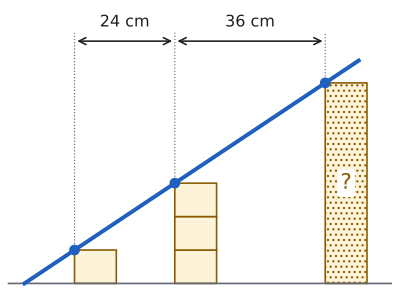

Generate this figure with Python:
import sys; sys.path.insert(0, "tools")
from cizim import *

# Kutu: yükseklik 8 cm, genişlik 10 cm. Rampa P=(0,0), eğim 2/3.
# 1 kutuluk yığının köşesi x=12 (8 cm), 3 kutuluk x=36 (24 cm), en yüksek yığın x=72 (48 cm = 6 kutu).
h, w, m = 8, 10, 2 / 3
for x0, n in [(12, 1), (36, 3), (72, 6)]: print(n, m * x0, n * h)
fig, ax = sekil(5.4, 3.9)
ax.set_aspect("equal"); ax.axis("off")
ax.plot([-4, 88], [0, 0], color=SOLUK, lw=1.2)
for x0, n in [(12, 1), (36, 3)]:
    for i in range(n):
        ax.add_patch(patches.Rectangle((x0, i * h), w, h, facecolor=SARI_ACIK, edgecolor=SARI, lw=1.2))
ax.add_patch(patches.Rectangle((72, 0), w, 48, facecolor=SARI_ACIK, edgecolor=SARI, lw=1.2, hatch="..."))
ax.text(77, 24, "?", ha="center", va="center", fontsize=16, color=SARI,
        bbox=dict(boxstyle="round,pad=0.15", facecolor="white", edgecolor="none"))
ax.plot([0, 80], [0, m * 80], color=MAVI, lw=3)
for x0, n in [(12, 1), (36, 3), (72, 6)]:
    nokta(ax, x0, n * h, renk=MAVI); ax.plot([x0, x0], [n * h, 60], color=SOLUK, lw=0.9, ls=":")
for xa, xb, t in [(12, 36, "24 cm"), (36, 72, "36 cm")]:
    ax.annotate("", xy=(xb, 58), xytext=(xa, 58), arrowprops=dict(arrowstyle="<->", color=YAZI, lw=1.2))
    ax.text((xa + xb) / 2, 62.5, t, ha="center", va="center", fontsize=12)
ax.set_xlim(-4, 88); ax.set_ylim(-3, 66)
kaydet(fig, __file__)
